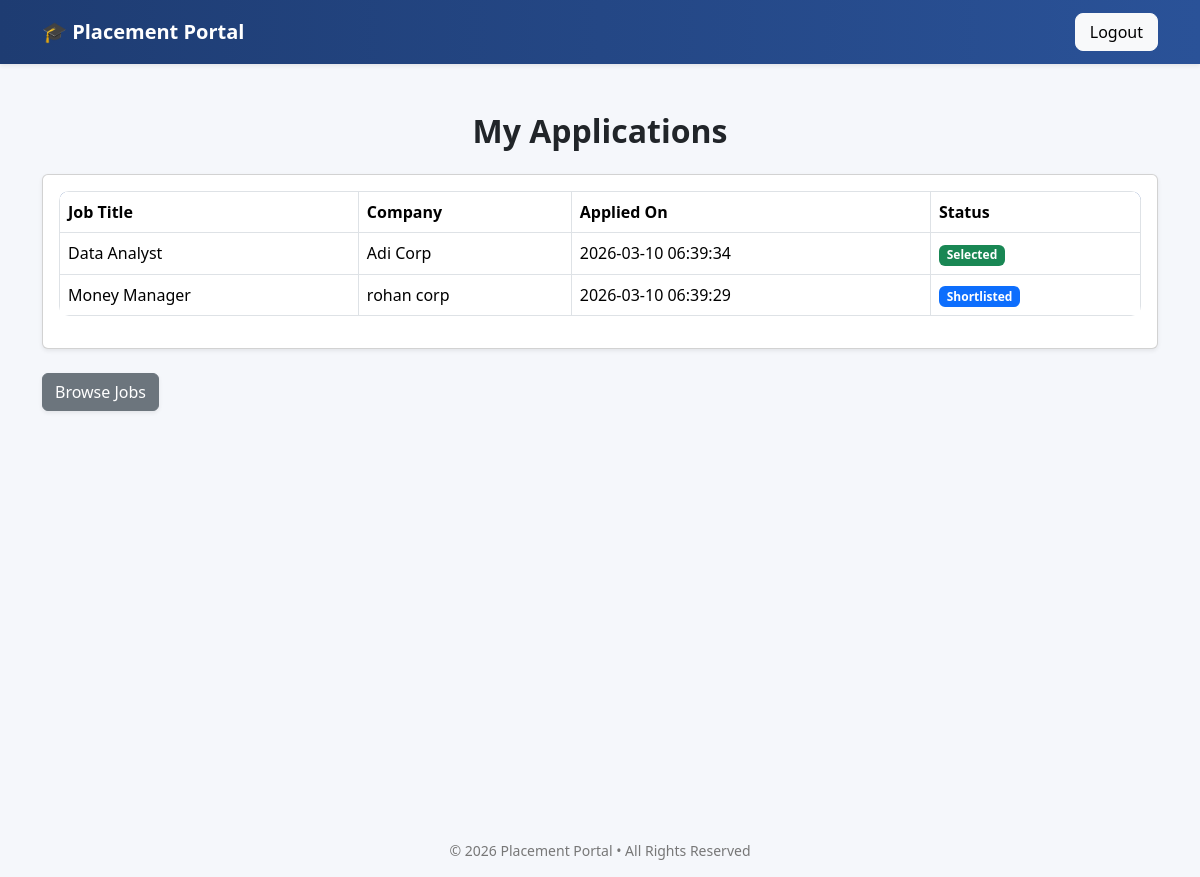
/student/my_applications (signed in), run on an earlier commit of the app's database.
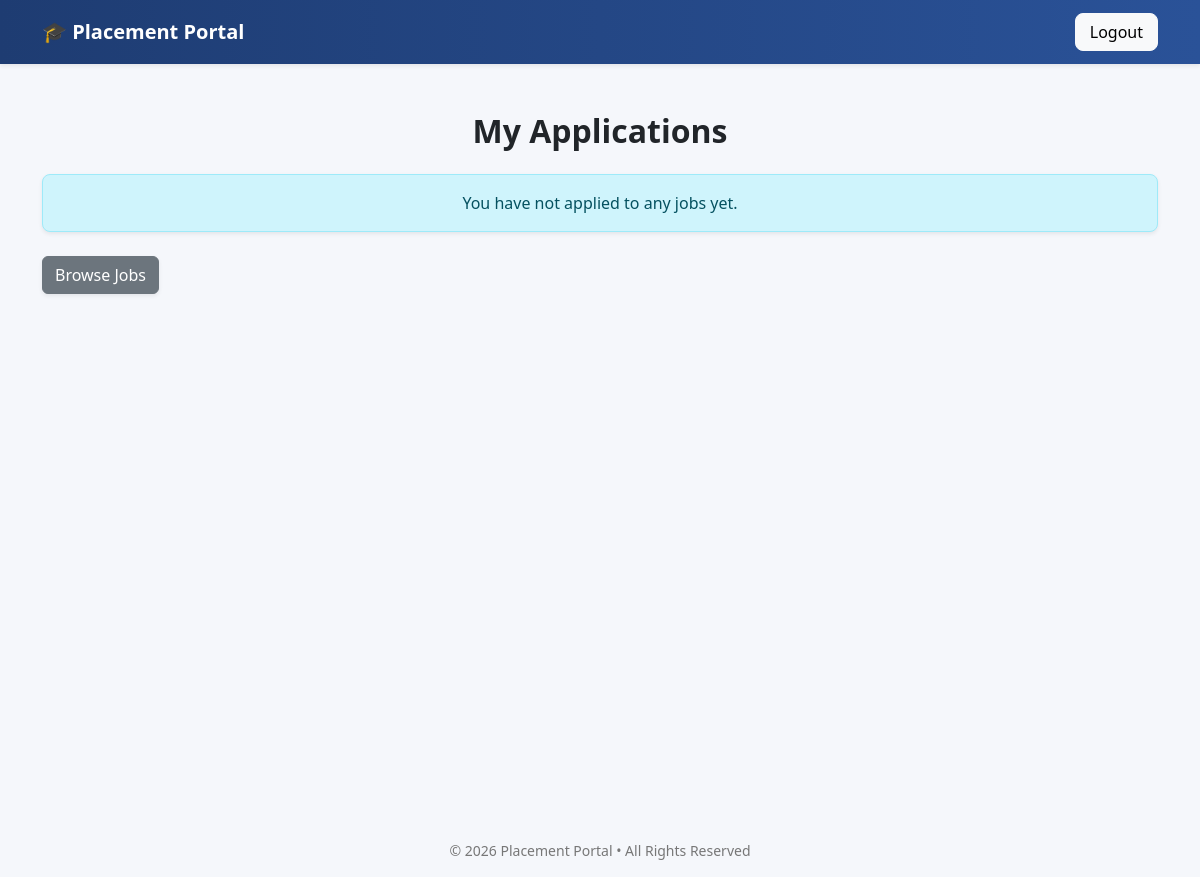
And on a later commit of the database.
### tables this page shows
CREATE TABLE applications(
        id INTEGER PRIMARY KEY AUTOINCREMENT,
        student_id INTEGER NOT NULL,
        job_id INTEGER NOT NULL,
        applied_on TIMESTAMP DEFAULT CURRENT_TIMESTAMP,
        status TEXT CHECK(status in ('Applied','Shortlisted','Selected','Rejected')) DEFAULT 'Applied' NOT NULL,
        UNIQUE(student_id, job_id),
        FOREIGN KEY (student_id) REFERENCES students(id)
        ON DELETE CASCADE 
        ON UPDATE CASCADE,
        FOREIGN KEY (job_id) REFERENCES jobs(id)
        ON DELETE CASCADE 
        ON UPDATE CASCADE
    );

CREATE TABLE jobs(
        id INTEGER PRIMARY KEY AUTOINCREMENT,
        company_id INTEGER NOT NULL,
        title TEXT NOT NULL,
        description TEXT NOT NULL,
        eligibility_criteria TEXT NOT NULL,
        deadline TEXT NOT NULL,
        required_skills TEXT,
        experience_required TEXT,
        salary_range TEXT,
        job_type TEXT CHECK(job_type IN ('Full-time','Internship','Contract')) DEFAULT 'Full-time',
        location TEXT,
        status TEXT CHECK(status in ('Pending','Approved','Closed')) DEFAULT 'Pending' NOT NULL,
        created_at TIMESTAMP DEFAULT CURRENT_TIMESTAMP,
        FOREIGN KEY (company_id) REFERENCES companies(id)
        ON DELETE CASCADE
        ON UPDATE CASCADE
    );

CREATE TABLE companies(
        id INTEGER PRIMARY KEY AUTOINCREMENT,
        company_name TEXT NOT NULL,
        email TEXT UNIQUE NOT NULL,
        hashed_password TEXT NOT NULL,
        hr_contact TEXT NOT NULL,
        website TEXT,
        approval_status TEXT CHECK(approval_status IN ('Pending','Approved','Rejected')) DEFAULT 'Pending' NOT NULL,
        is_blacklisted INTEGER DEFAULT 0 NOT NULL,
        created_at TIMESTAMP DEFAULT CURRENT_TIMESTAMP
    );

### app.py (the view)
@app.route("/student/my_applications")
@login_required
def my_applications():
    if current_user.role != "student":
        flash("Unauthorized access")
        return redirect(url_for("login"))
    con = sqlite3.connect("placement.db")
    cur = con.cursor()
    cur.execute("""
        SELECT jobs.title,
               companies.company_name,
               applications.applied_on,
               applications.status
        FROM applications
        JOIN jobs ON applications.job_id = jobs.id
        JOIN companies ON jobs.company_id = companies.id
        WHERE applications.student_id = ?
        ORDER BY applications.applied_on DESC
    """, (current_user.actual_id,))
    applications = cur.fetchall()
    con.close()
    return render_template("student_my_applications.html", applications=applications)

### app.py (called while the page is built)
@login_manager.user_loader
def load_user(user_id):
    try:
        role, actual_id = user_id.split("-")
        return User(int(actual_id), role)
    except (ValueError, AttributeError):
        return None

### templates/student_my_applications.html (shortened to what this page needs)
{% extends "base.html" %}
{% block content %}
<div class="container mt-5">
    <h2 class="mb-4 text-center">My Applications</h2>
    {% if applications %}
        <div class="card shadow-sm">
            <div class="card-body">
                <div class="table-responsive">
                    <table class="table table-bordered align-middle">
                        <thead>
                            <tr>
                                <th>Job Title</th>
                                <th>Company</th>
                                <th>Applied On</th>
                                <th>Status</th>
                            </tr>
                        </thead>
                        <tbody>
                            {% for app in applications %}
                            <tr>
                                <td>{{ app[0] }}</td>
                                <td>{{ app[1] }}</td>
                                <td>{{ app[2] }}</td>
                                <td>
                                    {% if app[3] == "Selected" %}
                                        <span class="badge bg-success">Selected</span>
                                    {% elif app[3] == "Rejected" %}
                                        <span class="badge bg-danger">Rejected</span>
                                    {% elif app[3] == "Shortlisted" %}
                                        <span class="badge bg-primary">Shortlisted</span>
                                    {% else %}
                                        <span class="badge bg-warning text-dark">Applied</span>
                                    {% endif %}
                                </td>
                            </tr>
                            {% endfor %}
                        </tbody>
                    </table>
                </div>
            </div>
        </div>
    {% else %}
        <div class="alert alert-info text-center shadow-sm">
            You have not applied to any jobs yet.
        </div>
    {% endif %}
    <div class="mt-4">
        <a href="{{ url_for('student_jobs') }}" class="btn btn-secondary shadow-sm">
            Browse Jobs
        </a>
    </div>
</div>
{% endblock %}

What changed in the data, as far as the page shows it:
removed applications: title "Data Analyst", company_name "Adi Corp", applied_on "2026-03-10 06:39:34", status "Selected"
removed applications: title "Money Manager", company_name "rohan corp", applied_on "2026-03-10 06:39:29", status "Shortlisted"
Also different on the page:
text no longer shown: "Job Title Company Applied On Status"
text now shown: "You have not applied to any jobs yet."
